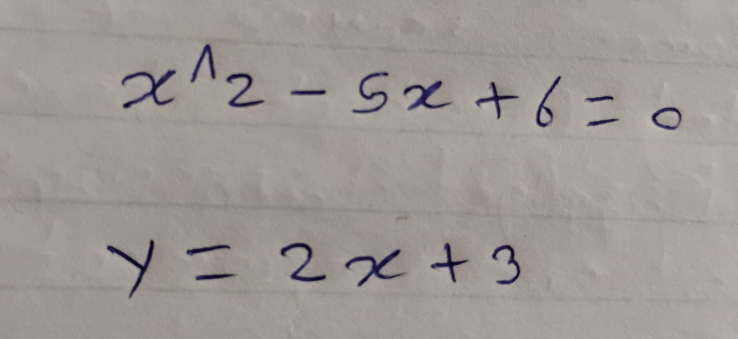
#> input picture sample_problems/photo1.jpeg, 1475 x 678 px (shown at 1/2 size)
$ python -i layout_analyzer.py   (imports and definitions only)
#> lines starting #> are read from the running program, lines starting #| are printed output that depends on the picture; after the words box and inside, x2 and y2 are one past the last pixel; in counts of white or black regions, pixels touching at a corner belong together
#> further down, picture is the input picture: shape (678, 1475, 3); mean B, G, R 147.7, 152.7, 159.7
"""Module 2, Stage 1 — layout analysis for the OCR pipeline.

The fine-tuned TrOCR model reads exactly ONE expression per image, rendered
the way the training data was: dark strokes on a white 384x96 canvas with a
small margin and the aspect ratio preserved. A photographed page usually
contains several lines, so this module

1. splits a binarized page into single-line crops (horizontal projection
   profile on a noise-cleaned ink mask), and
2. normalises every crop to the training-data look (tight crop, aspect-
   preserving fit, white padding, stroke thickness close to the training
   line width).

Example:
    >>> analyzer = LayoutAnalyzer()
    >>> lines = analyzer.analyze(binary_page)   # black ink on white, uint8
    >>> for line in lines:
    ...     latex, conf = ocr_backend.recognize(line.image)
"""

from __future__ import annotations

import logging
from dataclasses import dataclass
from typing import Optional

import cv2
import numpy as np

logger = logging.getLogger(__name__)

CANVAS_W, CANVAS_H = 384, 96      # training canvas (scripts/prepare_datasets.py)
CANVAS_PADDING = 10               # training padding
TARGET_STROKE_PX = 3.0            # training line width


@dataclass
class LineCrop:
    """One detected expression line.

    Attributes:
        index: Zero-based top-to-bottom position of the line.
        bbox: ``(x, y, w, h)`` of the tight ink box in the source image.
        image: Normalised 96x384 grayscale image (black ink, white background)
            ready for the OCR backend.
    """

    index: int
    bbox: tuple[int, int, int, int]
    image: np.ndarray


class LayoutAnalyzer:
    """Split a binarized page into expression lines and normalise them."""

    def __init__(
        self,
        merge_gap_ratio: float = 0.3,
        min_component_area: int = 12,
        min_line_ink_ratio: float = 0.05,
    ) -> None:
        """Configure the segmenter.

        Args:
            merge_gap_ratio: Two ink row-runs are merged into one line when the
                blank gap between them is smaller than this fraction of the
                smaller run's height (keeps ``x^2`` and fractions together).
            min_component_area: Connected components with fewer ink pixels are
                treated as noise and removed before segmentation.
            min_line_ink_ratio: A run is dropped as stray marks when its ink
                pixel count is below this fraction of the heaviest run.
        """
        self.merge_gap_ratio = merge_gap_ratio
        self.min_component_area = min_component_area
        self.min_line_ink_ratio = min_line_ink_ratio

    # ------------------------------------------------------------------
    # Public API
    # ------------------------------------------------------------------
    def analyze(self, image: np.ndarray, max_lines: Optional[int] = None) -> list[LineCrop]:
        """Segment ``image`` into normalised single-expression crops.

        Args:
            image: Grayscale or BGR image with dark ink on a light background
                (already binarized or not; Otsu is applied internally).
            max_lines: Optional cap on the number of returned lines.

        Returns:
            Lines ordered top to bottom. Empty list if no ink was found.
        """
        ink = self._ink_mask(image)
        ink = self._remove_noise(ink)
        boxes = self._split_rows(ink)
        lines: list[LineCrop] = []
        for i, (y0, y1) in enumerate(boxes):
            band = ink[y0 : y1 + 1]
            cols = np.where(band.any(axis=0))[0]
            if cols.size == 0:
                continue
            x0, x1 = int(cols[0]), int(cols[-1])
            tight = band[:, x0 : x1 + 1]
            lines.append(
                LineCrop(index=len(lines), bbox=(x0, y0, x1 - x0 + 1, y1 - y0 + 1),
                         image=self.normalize(tight))
            )
            if max_lines and len(lines) >= max_lines:
                break
        logger.info("Layout analysis: %d line(s) found", len(lines))
        return lines

    def normalize(self, ink_crop: np.ndarray) -> np.ndarray:
        """Render a tight boolean ink crop onto the training-style canvas.

        Args:
            ink_crop: Boolean/uint8 array, True/255 where there is ink,
                cropped tightly to the expression.

        Returns:
            ``(96, 384)`` uint8 image, black ink on white.
        """
        ink = (ink_crop > 0).astype(np.uint8) * 255
        h, w = ink.shape
        avail_w, avail_h = CANVAS_W - 2 * CANVAS_PADDING, CANVAS_H - 2 * CANVAS_PADDING
        scale = min(avail_w / w, avail_h / h)
        new_w, new_h = max(1, int(round(w * scale))), max(1, int(round(h * scale)))
        interp = cv2.INTER_AREA if scale < 1 else cv2.INTER_LINEAR
        resized = cv2.resize(ink, (new_w, new_h), interpolation=interp)
        resized = self._match_stroke_width(resized)
        canvas = np.full((CANVAS_H, CANVAS_W), 255, np.uint8)
        ox, oy = (CANVAS_W - new_w) // 2, (CANVAS_H - new_h) // 2
        region = canvas[oy : oy + new_h, ox : ox + new_w]
        region[resized > 127] = 0
        return canvas

    # ------------------------------------------------------------------
    # Internals
    # ------------------------------------------------------------------
    @staticmethod
    def _ink_mask(image: np.ndarray) -> np.ndarray:
        """Return a uint8 mask with 255 on ink (dark pixels)."""
        gray = image if image.ndim == 2 else cv2.cvtColor(image, cv2.COLOR_BGR2GRAY)
        _, mask = cv2.threshold(gray, 0, 255, cv2.THRESH_BINARY_INV | cv2.THRESH_OTSU)
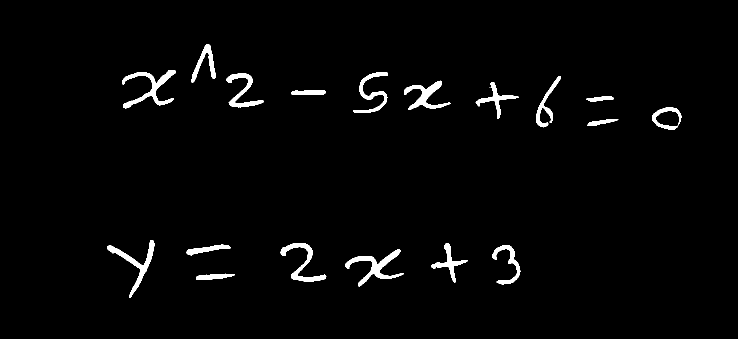
#> mask: shape (678, 1475) (shown at 1/2 size); 2.2% white; 19 white regions (1 under 20 px), largest, box (x1, y1, x2, y2) and area: (244, 140, 352, 217) 2209, (690, 499, 808, 573) 2143, (214, 480, 309, 596) 1874
        if mask.mean() > 127:           # more "ink" than paper -> polarity was inverted
            mask = 255 - mask
        return mask

    def _remove_noise(self, ink: np.ndarray) -> np.ndarray:
        """Drop tiny connected components (specks, paper grain)."""
        n, labels, stats, _ = cv2.connectedComponentsWithStats(ink, connectivity=8)
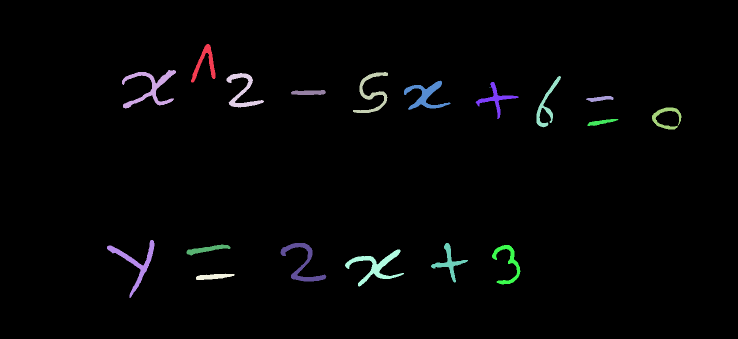
#> labels: shape (678, 1475) int32 (shown at 1/2 size); 20 distinct labels, from 0 to 19; one colour per label, 0 black
#> n = 20; stats = 20 rows, first 6: [0, 0, 1475, 678, 977962], [382, 88, 49, 77, 1144], [244, 140, 108, 77, 2209], [706, 144, 70, 82, 1448], [453, 146, 75, 69, 1494], [1073, 152, 49, 103, 1113]
        keep = np.zeros_like(ink)
        for lbl in range(1, n):
            if stats[lbl, cv2.CC_STAT_AREA] >= self.min_component_area:
                keep[labels == lbl] = 255
        return keep

    def _split_rows(self, ink: np.ndarray) -> list[tuple[int, int]]:
        """Find (y0, y1) row ranges of text lines via projection profile."""
        has_ink = ink.any(axis=1)
        runs: list[list[int]] = []
        start = None
        for y, flag in enumerate(has_ink):
            if flag and start is None:
                start = y
            elif not flag and start is not None:
                runs.append([start, y - 1]); start = None
#> this loop made 678 passes
#> start on passes 89, 481: 88, 480
#> after the loop, runs = [[88, 258], [480, 595]]
        if start is not None:
            runs.append([start, len(has_ink) - 1])
        if not runs:
            return []

        merged: list[list[int]] = [runs[0]]
#> merged = [[88, 258]]
        for y0, y1 in runs[1:]:
            py0, py1 = merged[-1]
            gap = y0 - py1 - 1
            smaller = min(py1 - py0 + 1, y1 - y0 + 1)
            if gap < max(3, self.merge_gap_ratio * smaller):
                merged[-1][1] = y1
            else:
                merged.append([y0, y1])
#> this loop made 1 pass
#> (y0, y1, py0, py1, gap, smaller) on pass 1: (480, 595, 88, 258, 221, 116)
#> after the loop, merged = [[88, 258], [480, 595]]

        weights = [int((ink[a : b + 1] > 0).sum()) for a, b in merged]
#> weights = [12526, 9560]
        heaviest = max(weights)
#> heaviest = 12526
        return [(a, b) for (a, b), wgt in zip(merged, weights)
                if wgt >= self.min_line_ink_ratio * heaviest]

    @staticmethod
    def _match_stroke_width(ink: np.ndarray) -> np.ndarray:
        """Thin overly thick strokes (and thicken hairlines) towards the training width."""
        mask = ink > 127
        if mask.sum() < 20:
            return ink
        dist = cv2.distanceTransform(mask.astype(np.uint8), cv2.DIST_L2, 3)
        width = 2.0 * float(np.percentile(dist[mask], 90)) / 0.9
        kernel = cv2.getStructuringElement(cv2.MORPH_ELLIPSE, (3, 3))
        if width > TARGET_STROKE_PX * 1.5:
            iters = min(2, int(round((width - TARGET_STROKE_PX) / 2)))
            return cv2.erode(ink, kernel, iterations=max(1, iters))
        if width < TARGET_STROKE_PX * 0.6:
            return cv2.dilate(ink, kernel, iterations=1)
        return ink

>>> import cv2
>>> picture = cv2.imread('../sample_problems/photo1.jpeg')
>>> result = LayoutAnalyzer().analyze(picture)
#> in analyze, `boxes = self._split_rows(ink)`: boxes = [(88, 258), (480, 595)]
#> the loop in analyze, `for i, (y0, y1) in enumerate(boxes):` made 2 passes
#> (y0, y1, x0, x1, h in normalize, w in normalize, avail_w in normalize, avail_h in normalize) on pass 1: (88, 258, 244, 1362, 171, 1119, 364, 76)
#> (y0, y1, x0, x1, h in normalize, w in normalize, avail_w in normalize, avail_h in normalize) on pass 2: (480, 595, 214, 1040, 116, 827, 364, 76)
#> pass 1, in analyze, `band = ink[y0 : y1 + 1]`:
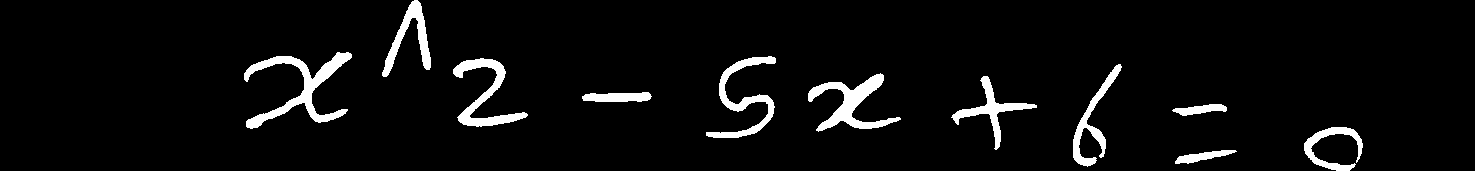
#> band: shape (171, 1475); 5% white; 11 white regions, largest, box (x1, y1, x2, y2) and area: (244, 52, 352, 129) 2209, (808, 73, 901, 132) 1756, (453, 58, 528, 127) 1494
#> pass 1, in analyze, `tight = band[:, x0 : x1 + 1]`:
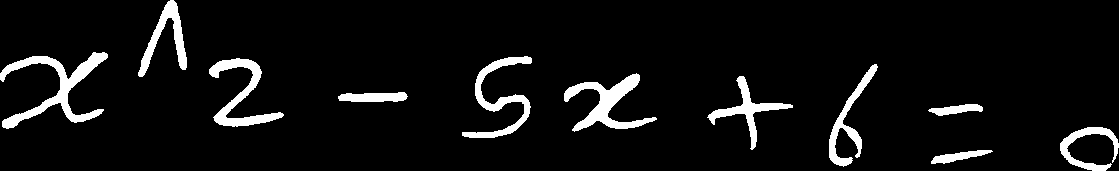
#> tight: shape (171, 1119); 6.5% white; 11 white regions, largest, box (x1, y1, x2, y2) and area: (0, 52, 108, 129) 2209, (564, 73, 657, 132) 1756, (209, 58, 284, 127) 1494
#> pass 1, in normalize, `resized = cv2.resize(ink, (new_w, new_h), interpolation=interp)`:
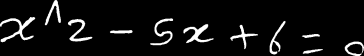
#> resized: shape (56, 364); min 0, max 255, mean 16.7
#> pass 1, in _match_stroke_width, `mask = ink > 127`:
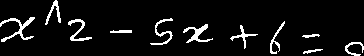
#> mask: shape (56, 364) bool; 6.5% white in thin lines or dots
#> after the loop in analyze, `for i, (y0, y1) in enumerate(boxes):`:
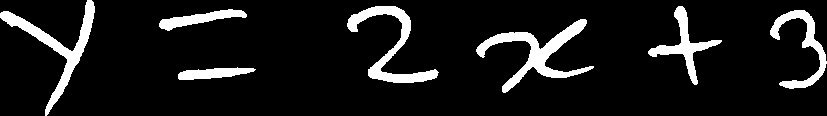
#> tight: shape (116, 827); 10% white; 7 white regions, largest, box (x1, y1, x2, y2) and area: (476, 19, 594, 93) 2143, (0, 0, 95, 116) 1874, (347, 6, 439, 83) 1730
#> after the loop in analyze, `for i, (y0, y1) in enumerate(boxes):`: lines = 2 items
#> result = 2 items

$ run again, on sample_problems/photo2.jpeg
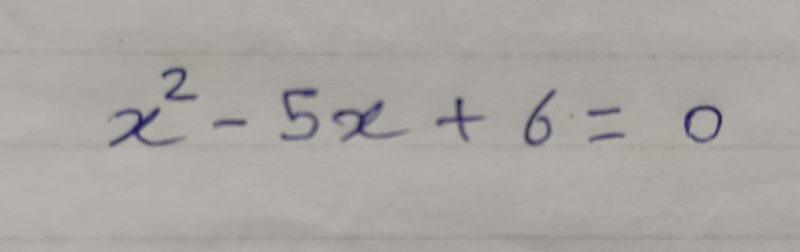
#> input picture sample_problems/photo2.jpeg, 1600 x 503 px (shown at 1/2 size)
#> picture is the input picture: shape (503, 1600, 3); mean B, G, R 161.7, 165.6, 169.2
#> labels: shape (503, 1600) int32; 13 distinct labels, from 0 to 12
#> n = 13; stats = 13 rows, first 6: [0, 0, 1600, 503, 781891], [323, 133, 72, 70, 2116], [562, 176, 76, 105, 3384], [1047, 178, 65, 115, 2803], [871, 194, 97, 89, 2348], [664, 200, 144, 83, 3917]
#> the loop in _split_rows, `for y, flag in enumerate(has_ink):` made 503 passes
#> start on pass 134: 133
#> after the loop in _split_rows, `for y, flag in enumerate(has_ink):`: runs = [[133, 293]]
#> weights = [22900]
#> heaviest = 22900
#> boxes = [(133, 293)]
#> the loop in analyze, `for i, (y0, y1) in enumerate(boxes):` made 1 pass
#> (y0, y1, x0, x1, h in normalize, w in normalize, avail_w in normalize, avail_h in normalize) on pass 1: (133, 293, 219, 1444, 161, 1226, 364, 76)
#> pass 1, in analyze, `band = ink[y0 : y1 + 1]`:
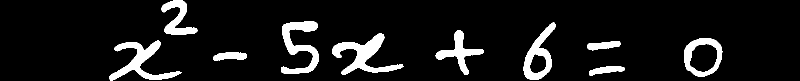
#> band: shape (161, 1600) (shown at 1/2 size); 8.9% white; 10 white regions, largest, box (x1, y1, x2, y2) and area: (664, 67, 808, 150) 3917, (219, 81, 363, 161) 3534, (562, 43, 638, 148) 3384
#> pass 1, in _match_stroke_width, `mask = ink > 127`:
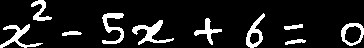
#> mask: shape (48, 364) bool; 11.7% white; 10 white regions, largest, box (x1, y1, x2, y2) and area: (132, 20, 174, 45) 351, (0, 24, 43, 48) 310, (102, 13, 124, 44) 302
#> after the loop in analyze, `for i, (y0, y1) in enumerate(boxes):`: lines = 1 item
